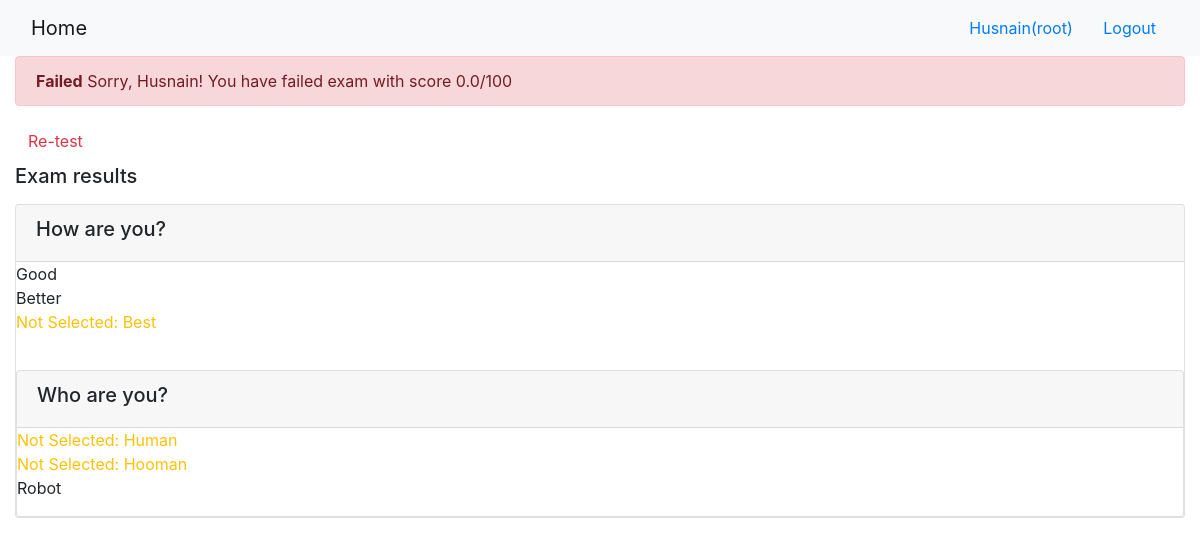
The page /onlinecourse/course/2/submission/2/result (signed in) on the database its author committed.
### onlinecourse/models.py (models this page shows, shortened)
class Question(models.Model):
    lesson_id =  models.ForeignKey(to=Course, on_delete=models.CASCADE)
    question_text = models.TextField(verbose_name='Question Text', max_length=300)
    grade = models.IntegerField()
    def is_get_score(self, selected_ids):
       all_answers = self.choice_set.filter(is_correct=True).count()
       selected_correct = self.choice_set.filter(is_correct=True, id__in=selected_ids).count()
       if all_answers == selected_correct and selected_ids.count() == all_answers:
           return True
       else:
           return False

class Choice(models.Model):
    choice_text = models.TextField(max_length=300)
    question_id = models.ForeignKey(to=Question, on_delete=models.CASCADE)
    is_correct = models.BooleanField()

### onlinecourse/views.py (the view)
# urls.py: path('course/<int:course_id>/submission/<int:submission_id>/result', view=views.show_exam_result, name='show_exam_result')
def show_exam_result(request, course_id, submission_id):
    course = Course.objects.get(pk=course_id)
    submission = Submission.objects.get(pk=submission_id)
    questions = Question.objects.filter(lesson_id=course.id)
    selected_ids = submission.choices.all()
    score=0
    total=0
    for question in questions:
        if question.is_get_score(selected_ids.filter(question_id=question.id)):
                score = score + question.grade
        total = total + question.grade
    context = {'course':course,
    'selected_ids':selected_ids,
    'grade':(score/total * 100)}
    return render(request, 'onlinecourse/exam_result_bootstrap.html',context=context)

### onlinecourse/templates/onlinecourse/exam_result_bootstrap.html (shortened to what this page needs)
<!DOCTYPE html>
<html lang="en">
<head>
    {% load static %}
    <link rel="stylesheet" href="https://maxcdn.bootstrapcdn.com/bootstrap/4.5.2/css/bootstrap.min.css">
</head>
<body>
 <nav class="navbar navbar-light bg-light">
    <div class="container-fluid">
        <div class="navbar-header">
              <a class="navbar-brand" href="{% url 'onlinecourse:index' %}">Home</a>
        </div>
        <ul class="nav navbar-nav navbar-right">
            {% if user.is_authenticated %}
            <li>
                <a class="btn btn-link" href="#">{{ user.first_name }}({{ user.username }})</a>
                <a class="btn btn-link" href="{% url 'onlinecourse:logout' %}">Logout</a>
            </li>
            {% endif %}
        </ul>
    </div>
</nav>
<div class="container-fluid">
    {% if grade > 80 %}
    <div class="alert alert-success">
       <b>Congratulations, {{ user.first_name }}!</b> You have passes the exxam and completed the course with scrore {{grade}}/100
    </div>
        {% else %}
        <div class="alert alert-danger">
            <b>Failed</b> Sorry, {{ user.first_name }}! You have failed exam with score {{grade}}/100
        </div>
        <a class="btn btn-link text-danger" href="{% url 'onlinecourse:course_details' course.id %}">Re-test</a>
        {% endif %}
        <div class="card-columns-vertical mt-1">
        <h5 class="">Exam results</h5>
            {% for question in course.question_set.all %}
                        <div class="card mt-1">
                            <div class="card-header"><h5>{{ question.question_text}}</h5></div>
                            <div class="form-group">
                                {% for choice in question.choice_set.all %}
                                    {% if choice.is_correct and not choice in selected_ids %}
                                        <div class="text-warning">
                                            Not Selected: {{ choice.choice_text }}
                                        </div>
                                    {% elif not choice.is_correct and choice in selected_ids %}
                                        <div class="text-danger">
                                            Incorrect answer: {{ choice.choice_text }}
                                        </div>
                                    {% elif choice.is_correct and choice in selected_ids %}
                                        <div class="text-success">
                                            Correct answer: {{ choice.choice_text }}
                                        </div>
                                    {% else %}
                                        <div class="">
                                            {{ choice.choice_text }}
                                        </div>
                                    {% endif %}
                                {% endfor %}
                        </div>
                    {% endfor %}
        </div>
    </div>
</body>
</html>

### rows shown on the page
Question: question_text "How are you?"
Choice: choice_text "Good"
Choice: choice_text "Better"
Choice: choice_text "Best"
Question: question_text "Who are you?"
Choice: choice_text "Human"
Choice: choice_text "Hooman"
Choice: choice_text "Robot"

### other values the page prints
{{ user.first_name }} "Husnain"
{{ user.username }} "root"
{{ grade }} "0.0"
